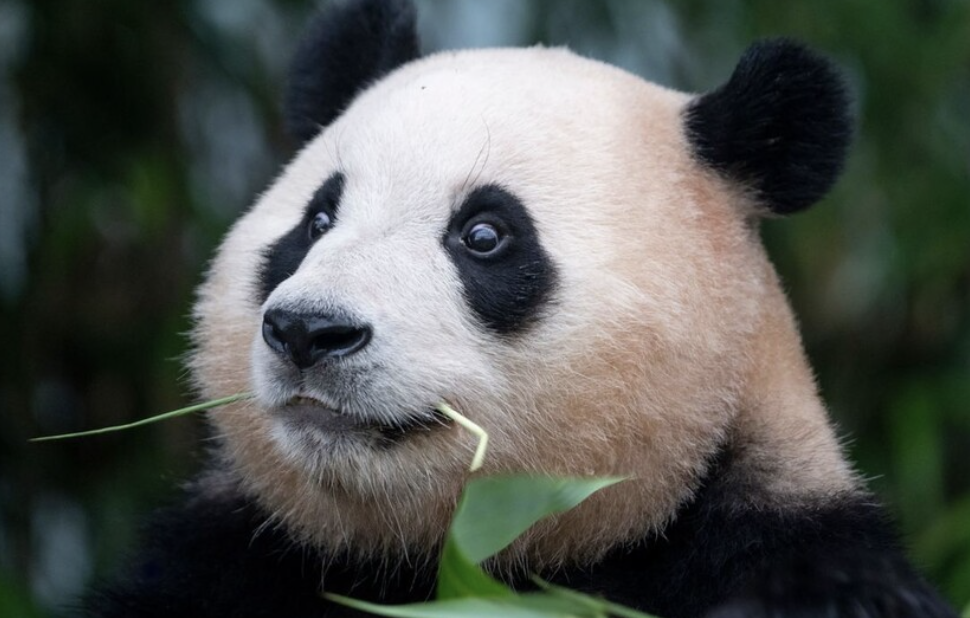
#> input picture AI/bao.png, 970 x 618 px
$ python OtussBinarization.py
#> lines starting #> are read from the running program, lines starting #| are printed output that depends on the picture; after the words box and inside, x2 and y2 are one past the last pixel; in counts of white or black regions, pixels touching at a corner belong together
import cv2
import numpy as np
from matplotlib import pyplot as plt
def otsus_thresholding():
    img = cv2.imread('bao.png', cv2.IMREAD_GRAYSCALE)
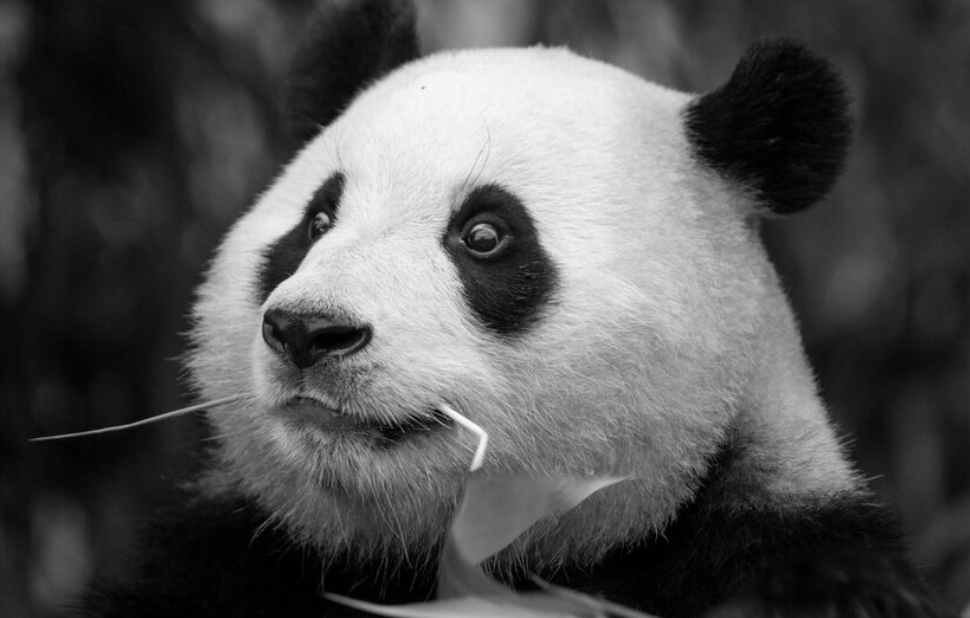
#> img: shape (618, 970); min 0, max 251, mean 82.8
    th_max = 255

    ret_1, thresh_1 = cv2.threshold(img, 110, th_max, cv2.THRESH_BINARY)
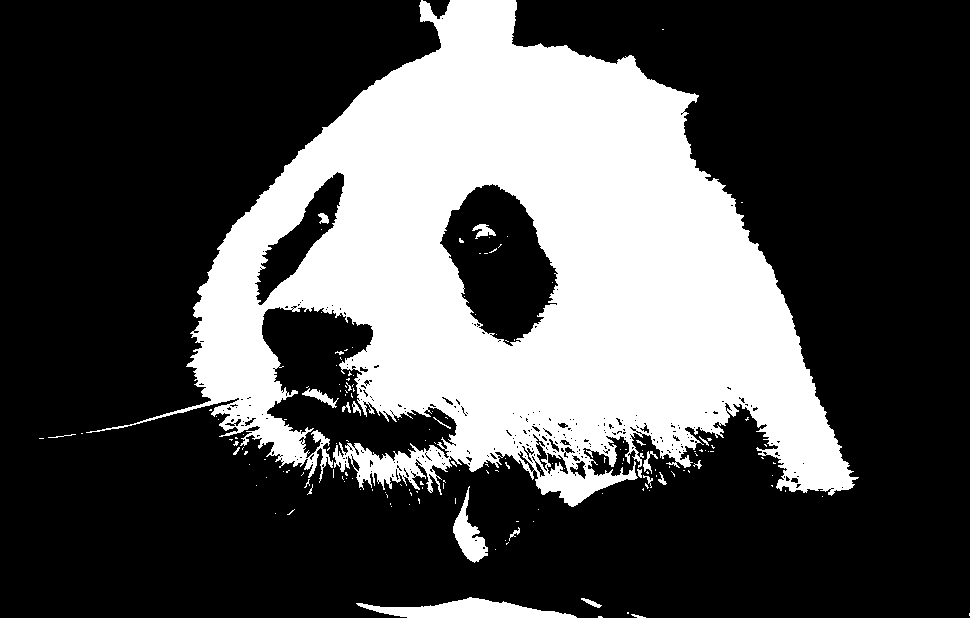
#> thresh_1: shape (618, 970); 30.5% white; 165 white regions (143 under 20 px), largest, box (x1, y1, x2, y2) and area: (86, 0, 859, 507) 177778, (356, 597, 577, 618) 2460, (453, 486, 488, 563) 1076
    ret_2, thresh_2 = cv2.threshold(img, 0, th_max, cv2.THRESH_BINARY + cv2.THRESH_OTSU)
#> ret_2 = 110
    blur = cv2.GaussianBlur(img, (7, 7), 0)
    ret_3, thresh_3 = cv2.threshold(blur, 0, th_max, cv2.THRESH_BINARY + cv2.THRESH_OTSU)
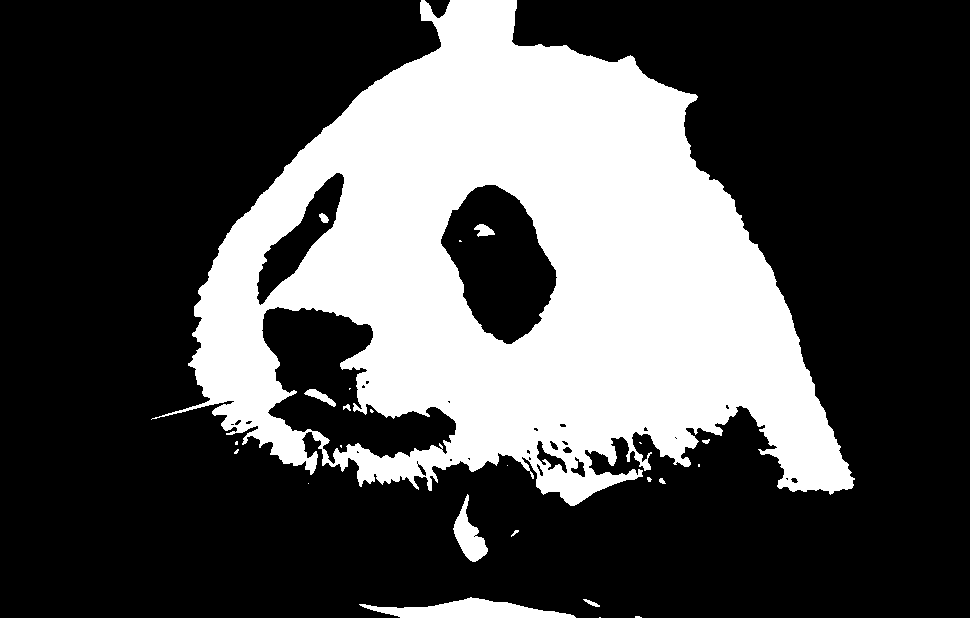
#> thresh_3: shape (618, 970); 30.5% white; 24 white regions (13 under 20 px), largest, box (x1, y1, x2, y2) and area: (151, 0, 855, 506) 178910, (359, 597, 576, 618) 2435, (453, 494, 488, 562) 1042
#> ret_3 = 110

    titles = ['ORIGINAL NOISY IMAGE', 'HISTOGRAM', 'GLOBAL THRESHOLDING (v=110)', "ORIGINAL NOISY IMAGE",
    'HISTOGRAM', "OTSU's THRESHOLDING", 'GAUSSIAN FILTERED IMAGE', 'HISTOGRAM', "OTSU's THRESHOLDING"]

    images = [img, 0, thresh_1, img, 0, thresh_2, blur, 0, thresh_3]

    object = [0, 3, 6, 1, 4, 7, 2, 5, 8]
    fig = plt.figure()
    # fig.canvas.set_window_title("JetsonNano_Thresholding")
    for i in range(3):
        plt.subplot(3, 3, i*3+1), plt.imshow(images[i*3], 'gray')
        plt.title(titles[i*3]), plt.xticks([]), plt.yticks([])
        plt.subplot(3, 3, i*3+2), plt.hist(images[i*3].ravel(), 256)
        plt.title(titles[i*3+1]), plt.xticks([]), plt.yticks([])
        plt.subplot(3, 3, i*3+3), plt.imshow(images[i*3+2], 'gray')
        plt.title(titles[i*3+2]), plt.xticks([]), plt.yticks([])
    plt.show()
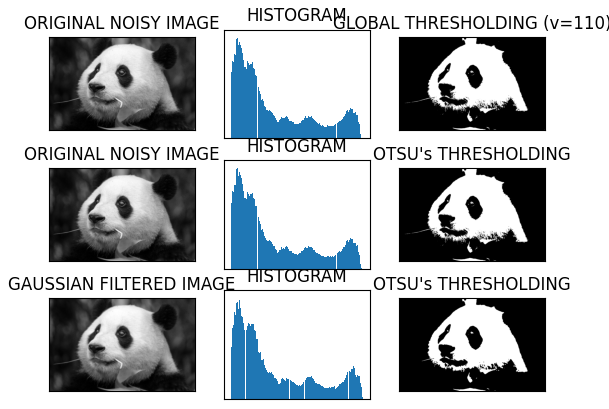
#> figure drawn by matplotlib, 9 panels
otsus_thresholding()
